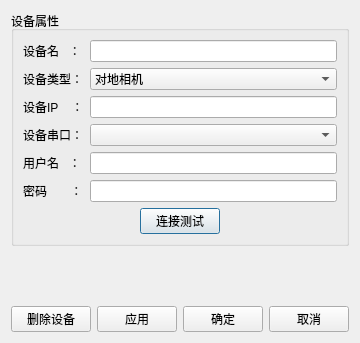
<?xml version="1.0" encoding="UTF-8"?>
<ui version="4.0">
 <class>DevItem</class>
 <widget class="QDialog" name="DevItem">
  <property name="geometry">
   <rect>
    <x>0</x>
    <y>0</y>
    <width>358</width>
    <height>343</height>
   </rect>
  </property>
  <property name="windowTitle">
   <string>Dialog</string>
  </property>
  <layout class="QGridLayout" name="gridLayout_4">
   <item row="0" column="0">
    <widget class="QGroupBox" name="groupBox">
     <property name="title">
      <string>设备属性</string>
     </property>
     <layout class="QGridLayout" name="gridLayout_3">
      <item row="0" column="0">
       <layout class="QGridLayout" name="gridLayout">
        <item row="5" column="0">
         <widget class="QLabel" name="label_5">
          <property name="text">
           <string>密码       ：</string>
          </property>
         </widget>
        </item>
        <item row="1" column="1">
         <widget class="QComboBox" name="comboBox_type">
          <item>
           <property name="text">
            <string>对地相机</string>
           </property>
          </item>
          <item>
           <property name="text">
            <string>对空相机</string>
           </property>
          </item>
          <item>
           <property name="text">
            <string>直显相机</string>
           </property>
          </item>
         </widget>
        </item>
        <item row="2" column="0">
         <widget class="QLabel" name="label_3">
          <property name="text">
           <string>设备IP    ：</string>
          </property>
         </widget>
        </item>
        <item row="1" column="0">
         <widget class="QLabel" name="label_2">
          <property name="text">
           <string>设备类型：</string>
          </property>
         </widget>
        </item>
        <item row="4" column="1">
         <widget class="QLineEdit" name="lineEdit_username">
          <property name="text">
           <string/>
          </property>
         </widget>
        </item>
        <item row="0" column="0">
         <widget class="QLabel" name="label">
          <property name="text">
           <string>设备名   ：</string>
          </property>
         </widget>
        </item>
        <item row="0" column="1">
         <widget class="QLineEdit" name="lineEdit_camname">
          <property name="text">
           <string/>
          </property>
         </widget>
        </item>
        <item row="2" column="1">
         <widget class="QLineEdit" name="lineEdit_ip">
          <property name="text">
           <string/>
          </property>
         </widget>
        </item>
        <item row="4" column="0">
         <widget class="QLabel" name="label_4">
          <property name="text">
           <string>用户名   ：</string>
          </property>
         </widget>
        </item>
        <item row="5" column="1">
         <widget class="QLineEdit" name="lineEdit_password">
          <property name="text">
           <string/>
          </property>
         </widget>
        </item>
        <item row="3" column="0">
         <widget class="QLabel" name="label_6">
          <property name="text">
           <string>设备串口：</string>
          </property>
         </widget>
        </item>
        <item row="3" column="1">
         <widget class="QComboBox" name="comboBox_tty"/>
        </item>
       </layout>
      </item>
      <item row="1" column="0">
       <layout class="QGridLayout" name="gridLayout_5">
        <item row="0" column="1">
         <widget class="QPushButton" name="pushButton_connecttest">
          <property name="text">
           <string>连接测试</string>
          </property>
         </widget>
        </item>
        <item row="0" column="0">
         <spacer name="horizontalSpacer">
          <property name="orientation">
           <enum>Qt::Horizontal</enum>
          </property>
          <property name="sizeHint" stdset="0">
           <size>
            <width>40</width>
            <height>20</height>
           </size>
          </property>
         </spacer>
        </item>
        <item row="0" column="2">
         <spacer name="horizontalSpacer_2">
          <property name="orientation">
           <enum>Qt::Horizontal</enum>
          </property>
          <property name="sizeHint" stdset="0">
           <size>
            <width>40</width>
            <height>20</height>
           </size>
          </property>
         </spacer>
        </item>
       </layout>
      </item>
     </layout>
    </widget>
   </item>
   <item row="1" column="0">
    <spacer name="verticalSpacer">
     <property name="orientation">
      <enum>Qt::Vertical</enum>
     </property>
     <property name="sizeHint" stdset="0">
      <size>
       <width>20</width>
       <height>40</height>
      </size>
     </property>
    </spacer>
   </item>
   <item row="2" column="0">
    <layout class="QGridLayout" name="gridLayout_2">
     <item row="0" column="2">
      <widget class="QPushButton" name="pushButton_confirm">
       <property name="text">
        <string>确定</string>
       </property>
      </widget>
     </item>
     <item row="0" column="0">
      <widget class="QPushButton" name="pushButton_del">
       <property name="text">
        <string>删除设备</string>
       </property>
      </widget>
     </item>
     <item row="0" column="1">
      <widget class="QPushButton" name="pushButton_apply">
       <property name="text">
        <string>应用</string>
       </property>
      </widget>
     </item>
     <item row="0" column="3">
      <widget class="QPushButton" name="pushButton_cancel">
       <property name="text">
        <string>取消</string>
       </property>
      </widget>
     </item>
    </layout>
   </item>
  </layout>
 </widget>
 <resources/>
 <connections/>
</ui>
